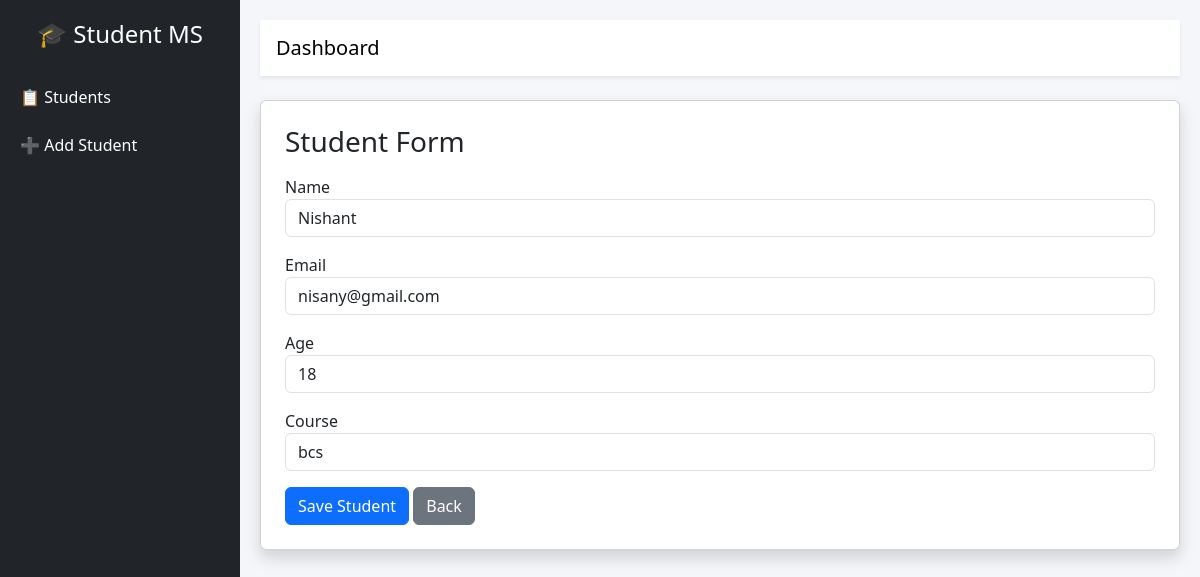
Screenshot of /edit/5 with the database file from the repository.
### students/models.py (models this page shows, shortened)
class Student(models.Model):
    name= models.CharField(max_length=100)
    email= models.EmailField()
    age = models.IntegerField()
    course = models.CharField(max_length=100)

### students/views.py (the view)
# urls.py: path('edit/<int:id>', views.edit_student, name='edit'),
def edit_student(request, id):
    student = get_object_or_404(Student, id=id)
    form = StudentForm(instance=student)
    if request.method == "POST":
        form = StudentForm(request.POST, instance=student)
        if form.is_valid():
            form.save()
            return redirect('list')
    return render(request, 'students/form.html', {'form': form})

### students/forms.py
class StudentForm(forms.ModelForm):
    class Meta:
        model = Student
        fields = '__all__'
    def __init__(self, *args, **kwargs):
        super().__init__(*args, **kwargs)
        for field in self.fields.values():
            field.widget.attrs.update({
                'class': 'form-control'
            })

### students/templates/students/form.html (shortened to what this page needs)
{% extends 'base.html' %}
{% block content %}
<div class="card shadow p-4">
    <h3 class="mb-3">Student Form</h3>
    <form method="POST">
        <div class="mb-3">
            {{ form.name.label }}
            {{ form.name }}
        </div>
        <div class="mb-3">
            {{ form.email.label }}
            {{ form.email }}
        </div>
        <div class="mb-3">
            {{ form.age.label }}
            {{ form.age }}
        </div>
        <div class="mb-3">
            {{ form.course.label }}
            {{ form.course }}
        </div>
        <button class="btn btn-primary">Save Student</button>
        <a href="{% url 'list' %}" class="btn btn-secondary">Back</a>
    </form>
</div>
{% endblock %}

### templates/base.html (style rules this page uses)
body { background: #f4f6f9; }

### rows the page displays
Student: name "Nishant", email "nisany@gmail.com", age "18", course "bcs"
